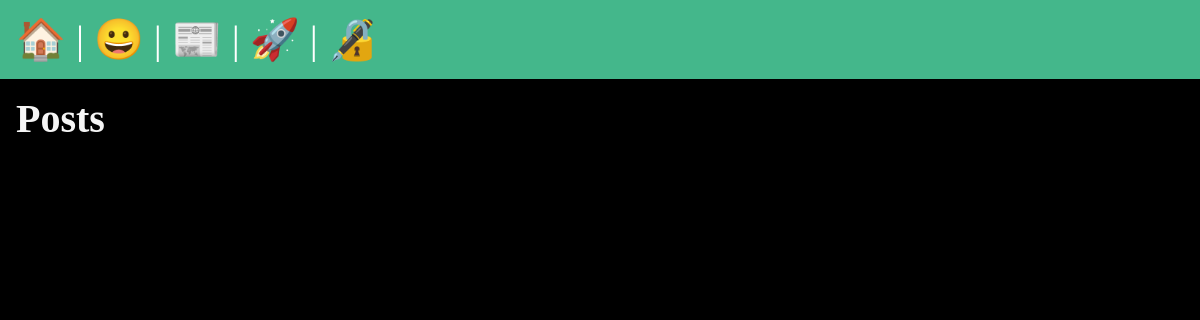
The app's page /posts/, older data.
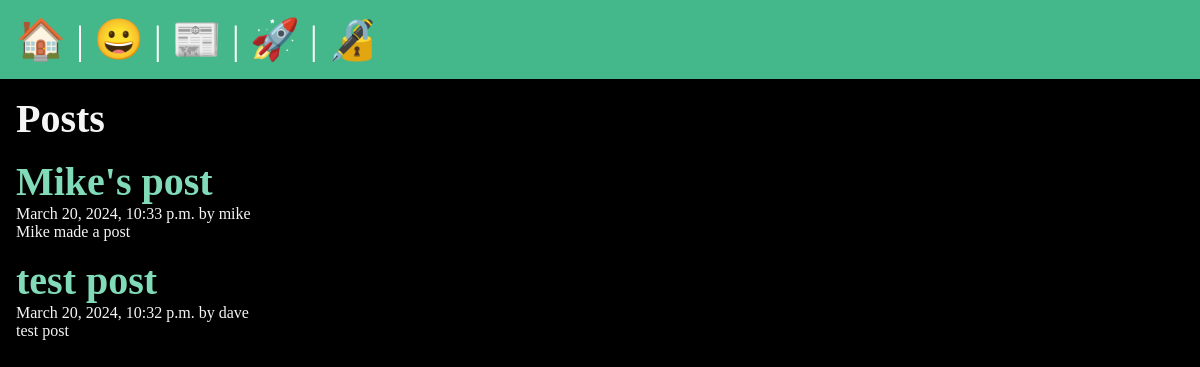
The same page, newer data.
### posts/models.py (models this page shows, shortened)
class Post(models.Model):
    title = models.CharField(max_length=75)
    body = models.TextField()
    slug = models.SlugField()
    date = models.DateTimeField(auto_now_add=True)
    banner = models.ImageField(default='fallback.png', blank=True)
    author = models.ForeignKey(User, on_delete=models.CASCADE, default=None)

### posts/views.py (the view)
# urls.py: path('', views.posts_list, name="list"),
def posts_list(request):
    posts = Post.objects.all().order_by('-date')
    return render(request, 'posts/posts_list.html', {'posts': posts})

### posts/templates/posts/posts_list.html (shortened to what this page needs)
{% extends 'layout.html' %}
{% block content %}
    <section>
    <h1>Posts</h1>
    {% for post in posts %}
        <article class="post">
            <h2>
                <a href="{%  url 'posts:page' slug=post.slug %}">
                    {{ post.title }}
                </a>
            </h2>
            <p>{{ post.date }} by {{ post.author }}</p>
            <p>{{ post.body }}</p>
        </article>
    {% endfor %}
</section>
{% endblock %}

### templates/layout.html (shortened to what this page needs)
<!DOCTYPE html>
{% load static %}
<html lang="en">
<head>
    <link rel="stylesheet" href="{% static 'css/style.css' %}">
</head>
<body>
    <nav>
        <a href="/">
            <span role="img" aria-label="Home" title="Home">🏠</span>
        </a> |
        <a href="/about">
            <span role="img" aria-label="About" title="About">😀</span>
        </a> |
        <a href="{% url 'posts:list' %}">
            <span role="img" aria-label="Posts" title="Posts">📰</span>
        </a> |
        {% if user.is_authenticated %}
            <a href="{% url 'posts:new-post' %}">
                <span role="img" aria-label="New Post" title="New Post">🆕</span>
            </a> |
            <form class="logout" action="{% url 'users:logout' %}" method="post">
                {% csrf_token %}
                <button class="logout-button" aria-label="User Logout" title="User Logout">👋</button>
            </form>
        {% else %}
            <a href="{% url 'users:register' %}">
                <span role="img" aria-label="User Registration" title="User Registration">🚀</span>
            </a> |
            <a href="{% url 'users:login' %}">
                <span role="img" aria-label="User Login" title="User Login">🔏</span>
            </a>
        {% endif %}
    </nav>
    <main>
        {% block content %}
        {% endblock %}
    </main>
</body>
</html>

### static/css/style.css (style rules this page uses)
* { margin: 0; padding: 0; box-sizing: border-box; }
body { min-height: 100vh; background-color: black; color: whitesmoke; font-size: 3rem; }
nav { padding: 1rem; background-color: #44B78B; color: white; font-size: 2.5rem; }
main { padding: 1rem; }
section { display: flex; flex-flow: column; gap: 1rem; }
h1, h2 { font-size: 2.5rem; }
p { font-size: 1rem; }
a { text-decoration: none; color: #81dbb8; }

Row changes from the older to the newer data that the page shows:
added Post: title "Mike's post", date "March 20, 2024, 10:33 p.m.", author "mike", body "Mike made a post"
added Post: title "test post", date "March 20, 2024, 10:32 p.m.", author "dave", body "test post"
